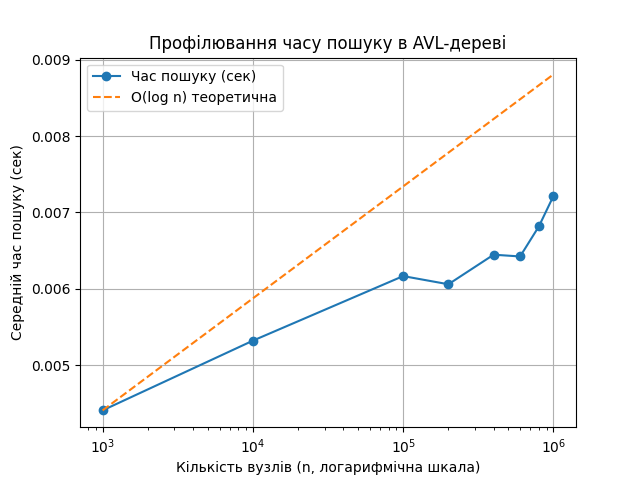

This figure's Python source:
import matplotlib.pyplot as plt
import time
import random
import math
import cProfile
import pstats
from balanced_binary_search_tree.avl_tree import AVLTree

def search_wrapper(avl, key):
    """Обгортка для профілювання пошуку."""
    avl.search_key(key)

def profile_time():
    times = []
    n_values = [1000, 10000, 100000, 200000, 400000, 600000, 800000, 1000000]

    for n in n_values:
        avl = AVLTree()
        # Заповнення дерева
        for i in range(n):
            avl.insert_key(random.randint(0, n))

        # Профілювання часу пошуку
        profiler = cProfile.Profile()
        total_time = 0
        runs = 1000  # Кількість спроб для усереднення
        for _ in range(runs):
            key = random.randint(0, n)
            profiler.enable()
            search_wrapper(avl, key)
            profiler.disable()
            # Отримуємо статистику
            stats = pstats.Stats(profiler)
            total_time += stats.total_tt  # Загальний час у секундах

        avg_time = total_time / runs
        times.append(avg_time)
        print(f"n={n}, Середній час пошуку={avg_time:.10f} сек")

    # Побудова графіку
    plt.plot(n_values, times, label='Час пошуку (сек)', marker='o')
    # Теоретична крива O(log n), нормалізована до першої точки
    plt.plot(n_values, [math.log(n) * times[0] / math.log(n_values[0]) for n in n_values],
             label='O(log n) теоретична', linestyle='--')
    plt.xscale('log')  # Логарифмічна шкала для n
    plt.xlabel('Кількість вузлів (n, логарифмічна шкала)')
    plt.ylabel('Середній час пошуку (сек)')
    plt.title('Профілювання часу пошуку в AVL-дереві')
    plt.legend()
    plt.grid(True)
    plt.savefig("profile_time.png")
    plt.show()

if __name__ == "__main__":
    profile_time()